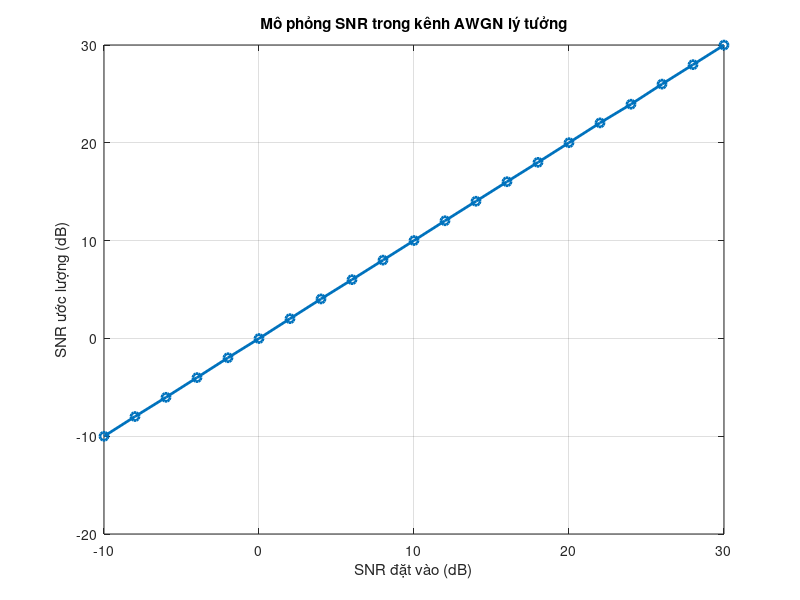

Recreate this plot in MATLAB.

clc; clear; close all;

rng(1);
N = 1e5;
SNR_dB = -10:2:30;

bits = randi([0 1], N, 1);
bpsk = 2*bits - 1;

Ps = mean(abs(bpsk).^2);     % Công suất tín hiệu ~1
SNR_est = zeros(size(SNR_dB));

for k = 1:length(SNR_dB)

    snr_linear = 10^(SNR_dB(k)/10);
    Pn = Ps/snr_linear;     % công suất nhiễu
 
    % Nhiễu AWGN
    noise = sqrt(Pn) * randn(N,1);

    % Tín hiệu thu
    rx = bpsk + noise;

    % Ước lượng SNR
    Ps_hat = mean(abs(bpsk).^2);
    Pn_hat = mean(abs(noise).^2);
    SNR_est(k) = 10*log10(Ps_hat/Pn_hat);

end

figure;
plot(SNR_dB, SNR_est, 'o-', 'LineWidth', 2);
grid on;
xlabel('SNR đặt vào (dB)');
ylabel('SNR ước lượng (dB)');
title('Mô phỏng SNR trong kênh AWGN lý tưởng');
